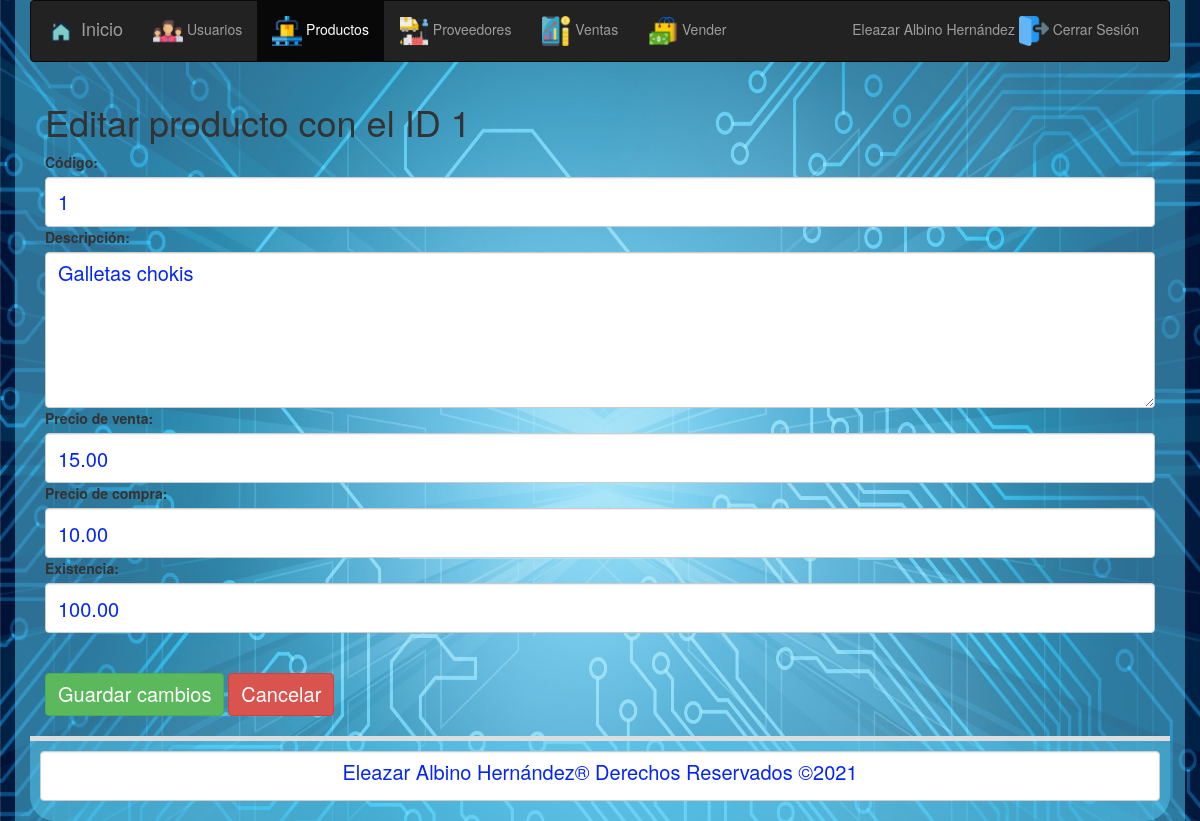
Screenshot of /editar.php?id=1 (signed in) with the database file from the repository.
### tables this page shows
CREATE TABLE `users` (
`uid` int NOT NULL PRIMARY KEY AUTO_INCREMENT,
`username` varchar(25) NOT NULL UNIQUE,
`password` varchar(200) NOT NULL,
`email` varchar(100) NOT NULL,
`name` varchar(100) NOT NULL
);

CREATE TABLE productos(
	id BIGINT UNSIGNED NOT NULL AUTO_INCREMENT,
	codigo VARCHAR(255) NOT NULL,
	descripcion VARCHAR(255) NOT NULL,
	precioVenta DECIMAL(5, 2) NOT NULL,
	precioCompra DECIMAL(5, 2) NOT NULL,
	existencia DECIMAL(5, 2) NOT NULL,
	PRIMARY KEY(id)
);

### class/userClass2.php (called while the page is built, shortened)
<?php
class userClass
{
public function userDetails($uid)
{
try{
$db = getDB();
$stmt = $db->prepare("SELECT email,username,name FROM users WHERE uid=:uid");
$stmt->bindParam("uid", $uid,PDO::PARAM_INT);
$stmt->execute();
$data = $stmt->fetch(PDO::FETCH_OBJ);
return $data;
}
catch(PDOException $e) {
echo '{"error":{"text":'. $e->getMessage() .'}}';
}
}
}
?>

### editar.php (the view, shortened to what this page needs)
<?php
$id = $_GET["id"];
include_once "base_de_datos.php";
$sentencia = $base_de_datos->prepare("SELECT * FROM productos WHERE id = ?;");
$sentencia->execute([$id]);
$producto = $sentencia->fetch(PDO::FETCH_OBJ);
$active_productos="active";
?>
<?php include_once "encabezado.php" ?>
	<div class="container-fluid">
		<h1>Editar producto con el ID <?php echo $producto->id; ?></h1>
		<form method="post" action="guardarProductos.php">
			<label for="codigo">C&oacute;digo:</label>
			<input value="<?php echo $producto->codigo ?>" class="form-control" name="codigo" required type="text" id="codigo" placeholder="Escribe el c&oacute;digo">
			<label for="descripcion">Descripci&oacute;n:</label>
			<textarea required id="descripcion" name="descripcion" cols="30" rows="5" class="form-control"><?php echo $producto->descripcion ?></textarea>
			<label for="precioVenta">Precio de venta:</label>
			<input value="<?php echo $producto->precioVenta ?>" class="form-control" name="precioVenta" required type="number" id="precioVenta" placeholder="Precio de venta">
			<label for="precioCompra">Precio de compra:</label>
			<input value="<?php echo $producto->precioCompra ?>" class="form-control" name="precioCompra" required type="number" id="precioCompra" placeholder="Precio de compra">
			<label for="existencia">Existencia:</label>
			<input value="<?php echo $producto->existencia ?>" class="form-control" name="existencia" required type="number" id="existencia" placeholder="Cantidad o existencia">
			<br><br><input class="btn btn-success" type="submit" value="Guardar cambios">
			<a class="btn btn-danger" href="./listar.php">Cancelar</a>
		</form>
		<br>
	</div>
<?php include_once "pie.php" ?>

### menu.php (shortened to what this page needs)
<?php
if ($_SESSION['uid']==='1') { ?>
    <nav class="navbar navbar-inverse">
  <div class="container-fluid">
    <div class="navbar-header">
      <a class="navbar-brand" href="home.php"><span ><img src="images/home.png" alt="" width="30" height="30"></span> Inicio</a>
    </div>
    <div class="collapse navbar-collapse" id="miMenu">
      <ul class="nav navbar-nav">
            <li class="<?php if (isset($active_usuarios)){echo $active_usuarios;}?>"><a href="usuarios.php"><span><img src="images/Usuarios.png" alt="" width="30" height="30" ></span> Usuarios</a></li>
            <li class="<?php if (isset($active_productos)){echo $active_productos;}?>"><a href="listar.php"><span><img src="images/producto.png" alt="" width="30" height="30" ></span> Productos</a></li>
            <li class="<?php if (isset($active_proveedores)){echo $active_proveedores;}?>"><a href="Proveedores.php"><span><img src="images/proveedor.png" alt="" width="30" height="30"></span> Proveedores</a></li>
            <li class="<?php if (isset($active_ventas)){echo $active_ventas;}?>"><a href="ventas.php"><span><img src="images/ventas.png" alt="" width="30" height="30"></span> Ventas</a></li>
          <li class="<?php if (isset($active_vender)){echo $active_vender;}?>"><a href="vender.php"><span><img src="images/vender.png" alt="" width="30" height="30"></span> Vender</a></li>
      </ul>
       <ul class="nav navbar-nav navbar-right">
        <li><a href="logout.php"><?php echo $userDetails->name;?> <span><img src="images/salir.png" alt="" width="30" height="30"></span>  Cerrar Sesi&oacute;n</a></li>
      </ul>
    </div>
  </div>
</nav>
<?php  }
  ?>

### rows the page displays
users: name "Eleazar Albino Hernández"
productos: id "1", codigo "1", descripcion "Galletas chokis", precioVenta "15.00", precioCompra "10.00", existencia "100.00"
